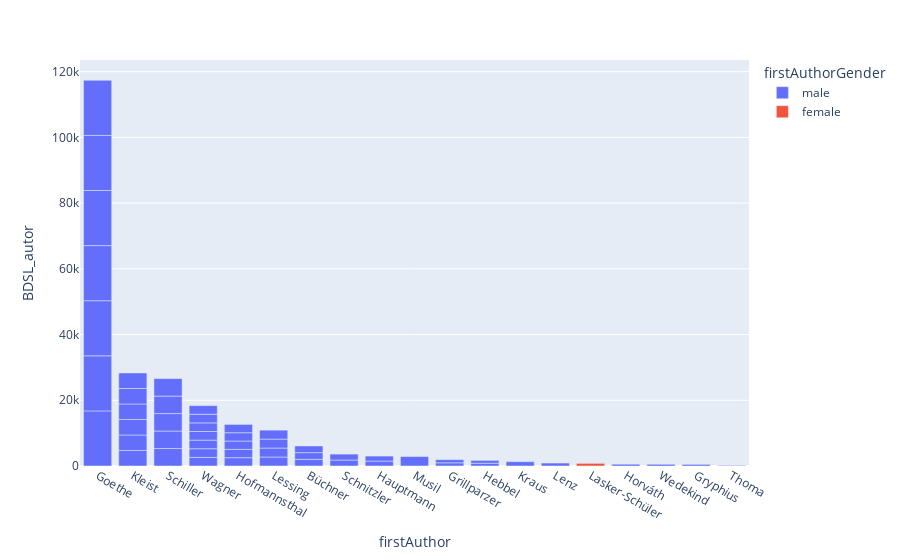

Write notebook code for a chart like this one.
### Code cell
df_short = df[df["BDSL_autortitel"]>20]
fig = px.bar(df_short, x='firstAuthor', y='BDSL_autor', color="firstAuthorGender", hover_data=["title", "firstAuthorFirstname", "BDSL_autortitel"])
fig.update_xaxes(categoryorder='total descending')
fig.show()

### Figure 1 — Plotly figure (JSON) as saved in the notebook; plotly's stock layout.template omitted (floating-point values rounded to 4 significant figures; data arrays with more than 128 entries replaced by an {"elided": "..."} marker saying what was removed)
{"data": [{"alignmentgroup": "True", "customdata": {"elided": "52x3 mixed values"}, "hovertemplate": "firstAuthorGender=male<br>firstAuthor=%{x}<br>BDSL_autor=%{y}<br>title=%{customdata[0]}<br>firstAuthorFirstname=%{customdata[1]}<br>BDSL_autortitel=%{customdata[2]}<extra></extra>", "legendgroup": "male", "marker": {"color": "#636efa", "pattern": {"shape": ""}}, "name": "male", "offsetgroup": "male", "orientation": "v", "showlegend": true, "textposition": "auto", "type": "bar", "x": ["Büchner", "Büchner", "Büchner", "Goethe", "Goethe", "Goethe", "Goethe", "Goethe", "Goethe", "Goethe", "Grillparzer", "Grillparzer", "Gryphius", "Hauptmann", "Hauptmann", "Hebbel", "Hebbel", "Hofmannsthal", "Hofmannsthal", "Hofmannsthal", "Hofmannsthal", "Hofmannsthal", "Horváth", "Kleist", "Kleist", "Kleist", "Kleist", "Kleist", "Kleist", "Kraus", "Lenz", "Lessing", "Lessing", "Lessing", "Lessing", "Musil", "Schiller", "Schiller", "Schiller", "Schiller", "Schiller", "Schnitzler", "Schnitzler", "Thoma", "Wagner", "Wagner", "Wagner", "Wagner", "Wagner", "Wagner", "Wagner", "Wedekind"], "xaxis": "x", "y": [2030, 2030, 2030, 16766, 16766, 16766, 16766, 16766, 16766, 16766, 971, 971, 491, 1511, 1511, 855, 855, 2531, 2531, 2531, 2531, 2531, 543, 4718, 4718, 4718, 4718, 4718, 4718, 1322, 897, 2729, 2729, 2729, 2729, 2873, 5318, 5318, 5318, 5318, 5318, 1810, 1810, 184, 2624, 2624, 2624, 2624, 2624, 2624, 2624, 520], "yaxis": "y"}, {"alignmentgroup": "True", "customdata": [["Die Wupper", "Else", 21]], "hovertemplate": "firstAuthorGender=female<br>firstAuthor=%{x}<br>BDSL_autor=%{y}<br>title=%{customdata[0]}<br>firstAuthorFirstname=%{customdata[1]}<br>BDSL_autortitel=%{customdata[2]}<extra></extra>", "legendgroup": "female", "marker": {"color": "#EF553B", "pattern": {"shape": ""}}, "name": "female", "offsetgroup": "female", "orientation": "v", "showlegend": true, "textposition": "auto", "type": "bar", "x": ["Lasker-Schüler"], "xaxis": "x", "y": [793], "yaxis": "y"}], "layout": {"barmode": "relative", "legend": {"title": {"text": "firstAuthorGender"}, "tracegroupgap": 0}, "margin": {"t": 60}, "xaxis": {"anchor": "y", "categoryorder": "total descending", "domain": [0, 1], "title": {"text": "firstAuthor"}}, "yaxis": {"anchor": "x", "domain": [0, 1], "title": {"text": "BDSL_autor"}}}}
